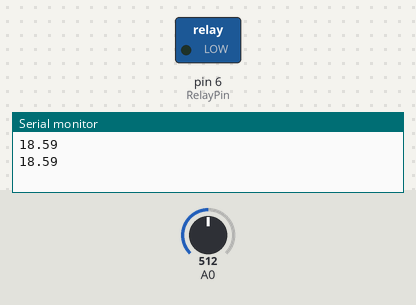
The sketch below on a simulated Arduino Uno, built with avr-gcc and run on an emulated ATmega328P. On the bench: switched loads named in the sketch (green lamp = pin HIGH), the last lines printed to the serial monitor. Inputs (shaded band) come from the test bench; at power-on: A0 = 512.

Above: at 1.8 s.
1.9 s: A0 set to 596
3.4 s: A0 set to 626
At 5.2 s:
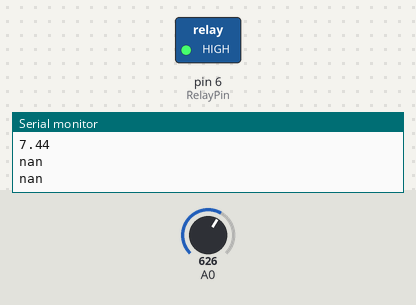
5.5 s: A0 set to 511
At 6.9 s:
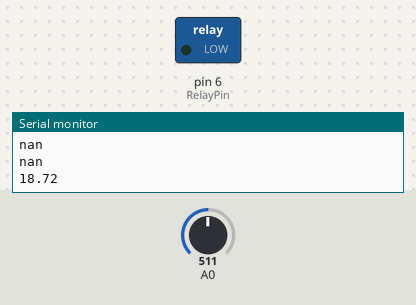
7.5 s: A0 set to 356
9.2 s: A0 set to 330
At 11.3 s:
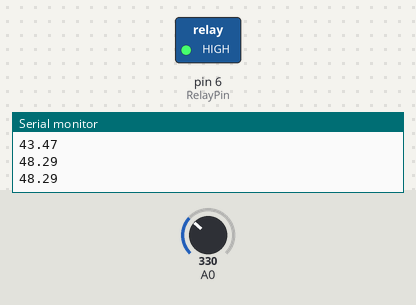
Timing chart, 0 to 12.5 s (numbered marks = the images above; inputs shaded):
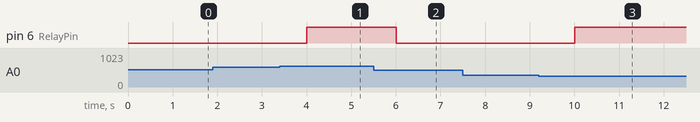

The sketch:

lab_6.5.ino
```cpp
#include <math.h>
//Fex II Laboratorio 6 Parte 5

int RelayPin = 6;
double sensorValue = 0;
double A = 3.3865469222658334 * pow(10, -1);
double B = -6.45726718252631 * pow(10, -2);
double C = 3.836960176189242 * pow(10, -4);
double k = 5409* pow(10, -6);

void setup() {
  pinMode(RelayPin, OUTPUT);
  Serial.begin(9600);
}

void loop() {
    double resistencia, temperatura;
  sensorValue = analogRead(A0);
  resistencia = 1000 * ((1023*3)/(sensorValue*5) - 1);
  temperatura = 1 / (A + B * log(resistencia) + C * pow(log(resistencia), 3));

  if (temperatura < 45){
    Serial.println(temperatura);
    digitalWrite(RelayPin, LOW);
  }
  else{
    Serial.println(temperatura);
    digitalWrite(RelayPin, HIGH);
  }

  delay(1000);
}
```

Measured:
- the behaviour switches between 613 and 614 on A0 (found by bisection; images 0 and 1)
- the behaviour switches between 348 and 347 on A0 (found by bisection; images 2 and 3)
- after the input at 3.4 s, pin 6 (RelayPin): LOW → HIGH after 0.60 s
- after the input at 5.5 s, pin 6 (RelayPin): HIGH → LOW after 0.51 s
- after the input at 9.2 s, pin 6 (RelayPin): LOW → HIGH after 0.81 s
